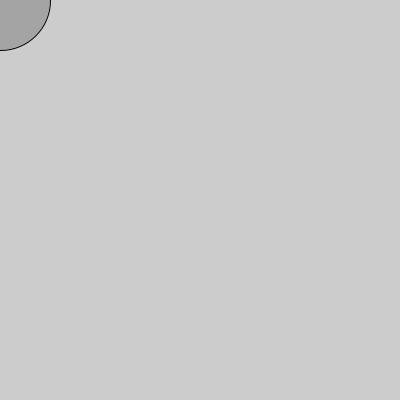
Frame 1 (no input)
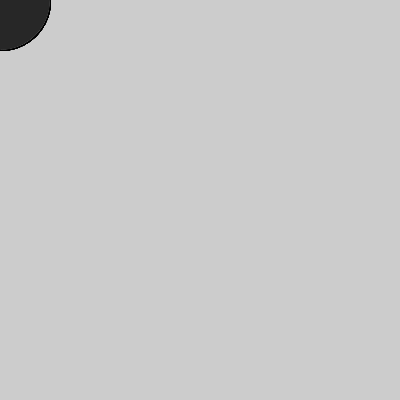
Frame 60 (the mouse pressed at the canvas centre just before this capture)
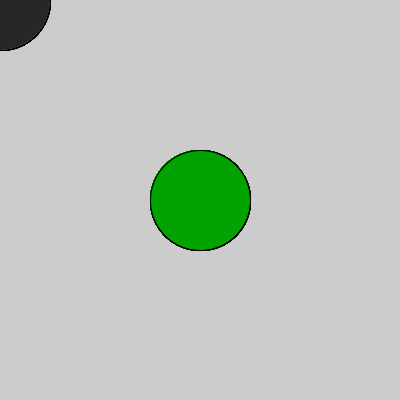
Frame 120 (the mouse held since frame 60 and released just before this capture)

The Processing sketch that drew these frames (run headless with seeded random() and noise(); from frame 60 on, the mouse is pressed at the canvas centre):

// Processing sketch: aula08_t1_ex01
// ── aula08_t1_ex01.pde
void setup(){
size(400,400);
}

void draw(){
  if(mouseX>=200) {
  fill(0,random(255),0);
  }else{
   fill(random(255));
  }
  
ellipse(mouseX,mouseY,100,100);
println(mouseX + " - "+ mouseY);
}
